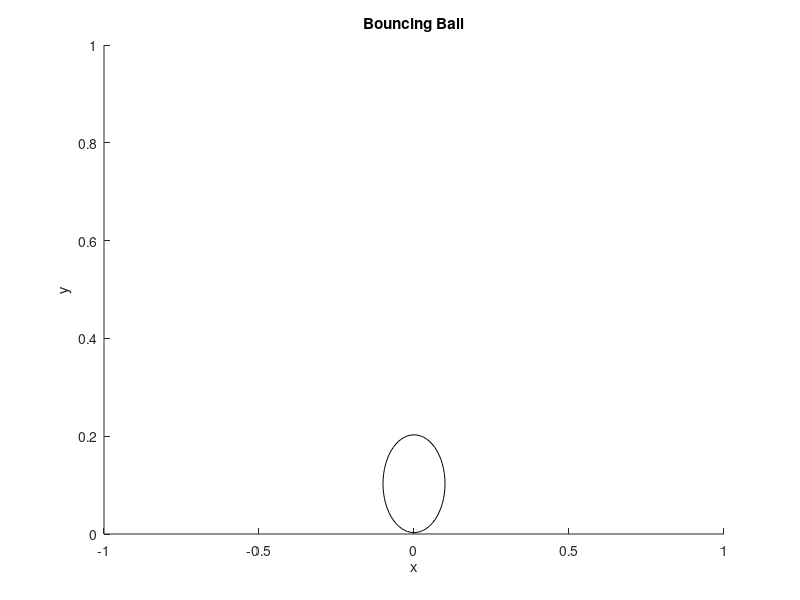

This figure's MATLAB source:
% Exercise 7: 2D Animation - Bouncing Ball
% Create an animation of a bouncing ball

figure;
axis([-1 1 0 1]);
h = rectangle('Position', [-0.1, 0.9, 0.2, 0.2], 'Curvature', [1 1]);  % [x,y,w,h] , Use [1 1] to create an ellipse or circle.
xlabel('x');
ylabel('y');
title('Bouncing Ball');

y = 0.9;
vy = 0;
g = -9.8;
dt = 0.01;
coef = 0.8;  % coefficient of restitution

for t = 0:dt:10
    y = y + vy * dt;
    vy = vy + g * dt;
    
    if y < 0
        y = 0;
        vy = -vy * coef;
    end
    set(h, 'Position', [-0.1, y, 0.2, 0.2]);
    % drawnow;
    pause(0.01);
end